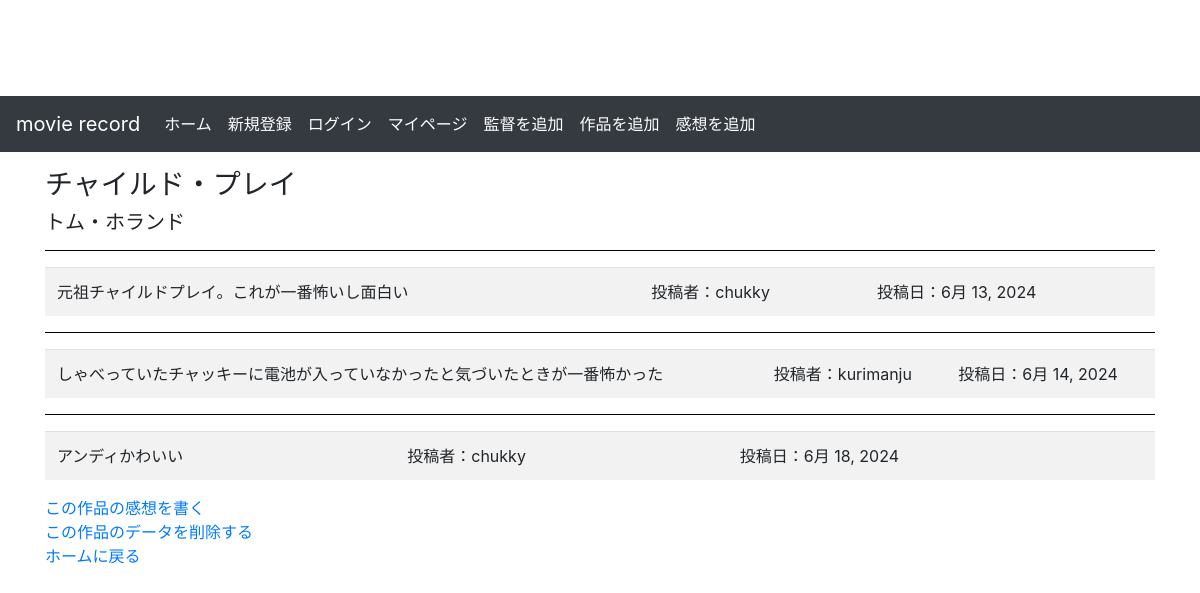
The app's page /movie/4/ with its own data.
### myapp/models.py (models this page shows, shortened)
class Movie(models.Model):
    title = models.CharField(max_length=100, verbose_name="タイトル")
    director = models.ForeignKey(Director, on_delete=models.CASCADE, verbose_name="監督", related_name='movie')
    user = models.ForeignKey(User, on_delete=models.CASCADE, verbose_name="ユーザー", related_name='movies')
    watch_date = models.DateField(verbose_name="視聴日時", null=True, blank=True)

class Director(models.Model):
    name = models.CharField(max_length=100, verbose_name="監督")
    def __str__(self):
        return self.name

class Log(models.Model):
    text = models.TextField()
    watch_date = models.DateField(default=timezone.now)
    movie = models.ForeignKey(Movie, on_delete=models.CASCADE, verbose_name="タイトル", related_name='log')
    user = models.ForeignKey(User, on_delete=models.CASCADE, verbose_name="ユーザー", related_name='logs')

### myapp/views.py (the view)
# urls.py: path('movie/<int:pk>/', views.MovieDetailView.as_view(), name='movie_detail'),
class MovieDetailView(generic.DetailView):
    model = Movie
    template_name = 'myapp/detail.html'
    context_object_name = 'movie'
    def get_context_data(self, **kwargs):
        context = super().get_context_data(**kwargs)
        context['logs'] = self.object.log.all()
        return context

### templates/myapp/detail.html
{% extends './base.html' %}
{% block content %}
<h3>{{movie.title}}</h3>
<h5>{{movie.director}}</h5>
{% for log in movie.log.all %}
    <table  class='table table-striped table-hover'>
        <td>{{ log.text }}</td>
        <td>投稿者：{{  log.user.username }}</td>
        <td>投稿日：{{ log.watch_date }}</td>
        <hr color="black" >
    </table>
{% endfor %}
<a href="{% url 'myapp:writingthismovielog' pk=movie.pk %}">この作品の感想を書く</a><br>
<a href="{% url 'myapp:deletemovie' pk=movie.pk %}">この作品のデータを削除する</a><br>
<a href="{% url 'myapp:index' %}">ホームに戻る</a><br>
{% endblock %}

### templates/myapp/base.html (style rules this page uses)
body { padding-top: 80px; }

### records on screen
Movie: title "チャイルド・プレイ", director "トム・ホランド"
Log: text "元祖チャイルドプレイ。これが一番怖いし面白い", user.username "chukky", watch_date "6月 13, 2024"
Log: text "しゃべっていたチャッキーに電池が入っていなかったと気づいたときが一番怖かった", user.username "kurimanju", watch_date "6月 14, 2024"
Log: text "アンディかわいい", user.username "chukky", watch_date "6月 18, 2024"
